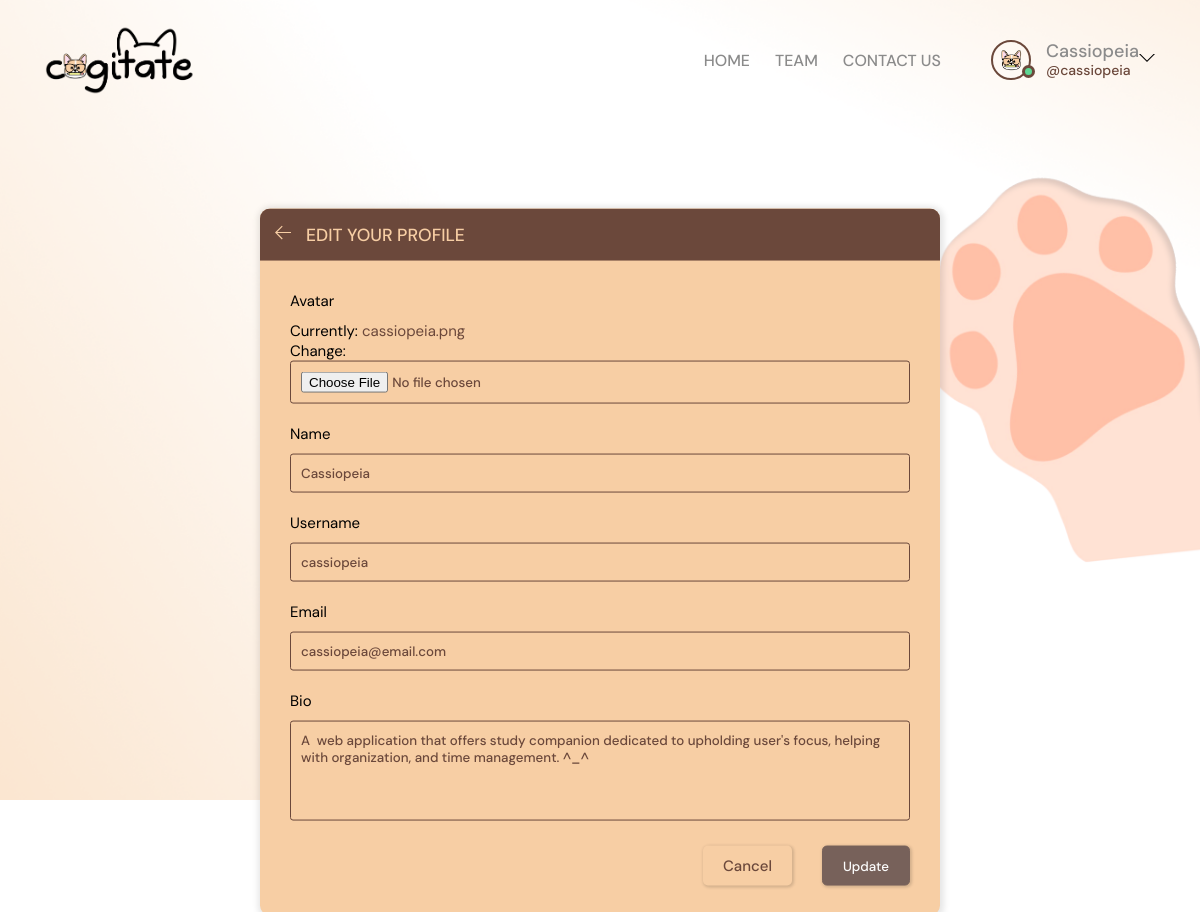
The page /update-user/ (signed in) on the database its author committed.
### base/models.py (models this page shows)
class User(AbstractUser):
    name = models.CharField(max_length=200, null=True)
    email = models.EmailField(unique=True, null=True)
    bio = models.TextField(null=True)
    avatar = models.ImageField(null=True, default="avatar.svg")
    USERNAME_FIELD = 'email'
    REQUIRED_FIELDS = []

### base/views.py (the view)
# urls.py: path('update-user/', views.updateUser, name="update-user"),
@login_required(login_url='login')
def updateUser(request):
    user = request.user
    form = UserForm(instance=user)
    if request.method == 'POST':
        form = UserForm(request.POST, request.FILES, instance=user)
        if form.is_valid():
            form.save()
            return redirect('user-profile', pk=user.id)
    return render(request, 'base/update_user.html', {'form': form})

### base/forms.py
class UserForm(ModelForm):
    class Meta:
        model = User
        fields = ['avatar', 'name', 'username', 'email', 'bio']  # Specifying fields to include in the form

### base/templates/base/update_user.html (shortened to what this page needs)
{% extends 'main.html' %}
{% block content %}
<main class="update-account layout">
  <div class="container">
    <div class="layout__box">
      <div class="layout__boxHeader">
        <div class="layout__boxTitle">
          <a href="{% url 'forums' %}">
            <svg version="1.1" xmlns="http://www.w3.org/2000/svg" width="32" height="32" viewBox="0 0 32 32">
              <title>arrow-left</title>
              <path
                d="M13.723 2.286l-13.723 13.714 13.719 13.714 1.616-1.611-10.96-10.96h27.625v-2.286h-27.625l10.965-10.965-1.616-1.607z">
              </path>
            </svg>
          </a>
          <h3>Edit your profile</h3>
        </div>
      </div>
      <div class="layout__body">
        <form class="form" action="" method="POST" enctype="multipart/form-data">
          {% for field in form %}
          <div class="form__group">
            <label for="profile_pic">{{field.label}}</label>
            {{field}}
          </div>
          {% endfor %}
          <div class="form__action">
            <a class="btn btn--dark" href="{{request.META.HTTP_REFERER}}">Cancel</a>
            <button class="btn btn--main" type="submit">Update</button>
          </div>
        </form>
      </div>
    </div>
  </div>
</main>
{% endblock content %}

### templates/navbar.html (shortened to what this page needs)
{% load static %}
<header class="header">
    <a href="{% url 'home' %}" class="header__logo">
        <img src="{% static 'images/logo.png' %}" alt="Logo" />
    </a>
    <nav class="header__menu">
        <div class="navigation-buttons">
            <a href="{% url 'home' %}">HOME</a>
            <div class="team-list-item">
                <a class="contact-link">TEAM</a>
            </div>
            <div class="contact-list-item">
                <a class="contact-link">CONTACT US</a>
            </div>
        </div>
        {% if request.user.is_authenticated %}
        <div class="header__user">
            <a href="{% url 'user-profile' pk=request.user.pk %}">
                <div class="avatar avatar--medium active">
                    <img src="{{request.user.avatar.url}}" alt="{{request.user.name}}" />
                </div>
                <p>{{request.user.name}}<span>@{{request.user.username}}</span></p>
            </a>
            <button class="dropdown-button">
                <svg version="1.1" xmlns="http://www.w3.org/2000/svg" width="32" height="32" viewBox="0 0 32 32">
                    <title>menu</title>
                    <path d="M16 21l-13-13h-3l16 16 16-16h-3l-13 13z"></path>
                </svg>
            </button>
        </div>
        {% else %}
        <a href="{% url 'login' %}">
            <img src="{% static 'images/avatar.svg' %}" alt="Avatar" />
            <p>Login</p>
        </a>
        {% endif %}
    </nav>
</header>

### templates/main.html (style rules this page uses)
body { font-weight: 400; font-size: 1.5rem; min-height: 100vh; background-image: url('images/bg-paw.png'); background-size: cover; background-position: top right; background-repeat: no-repeat; }

### rows shown on the page
User: user.avatar (picture), user.name "Cassiopeia", user.username "cassiopeia", form "Cassiopeia" "cassiopeia" "cassiopeia@email.com" "A web application that offers study companion dedicated to upholding user's focus, helping with organization, and time management. ^_^"

### other values the page prints
{{ field.label }} "Avatar" "Name" "Username" "Email" "Bio"
